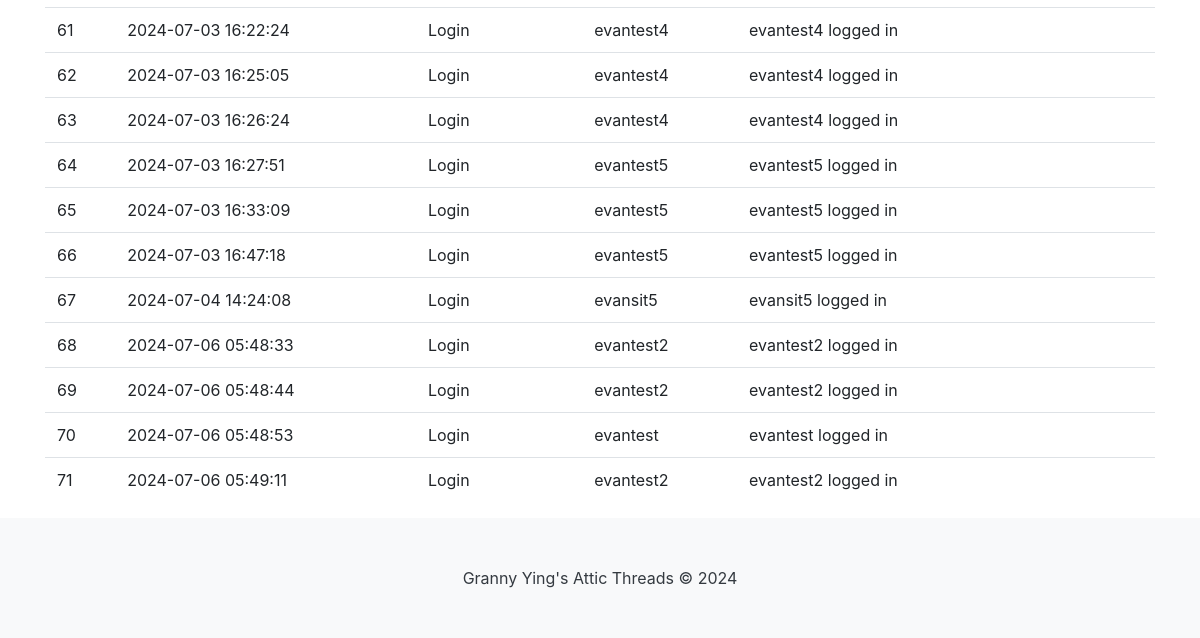
Page /logs (lower part) on the earlier database version.
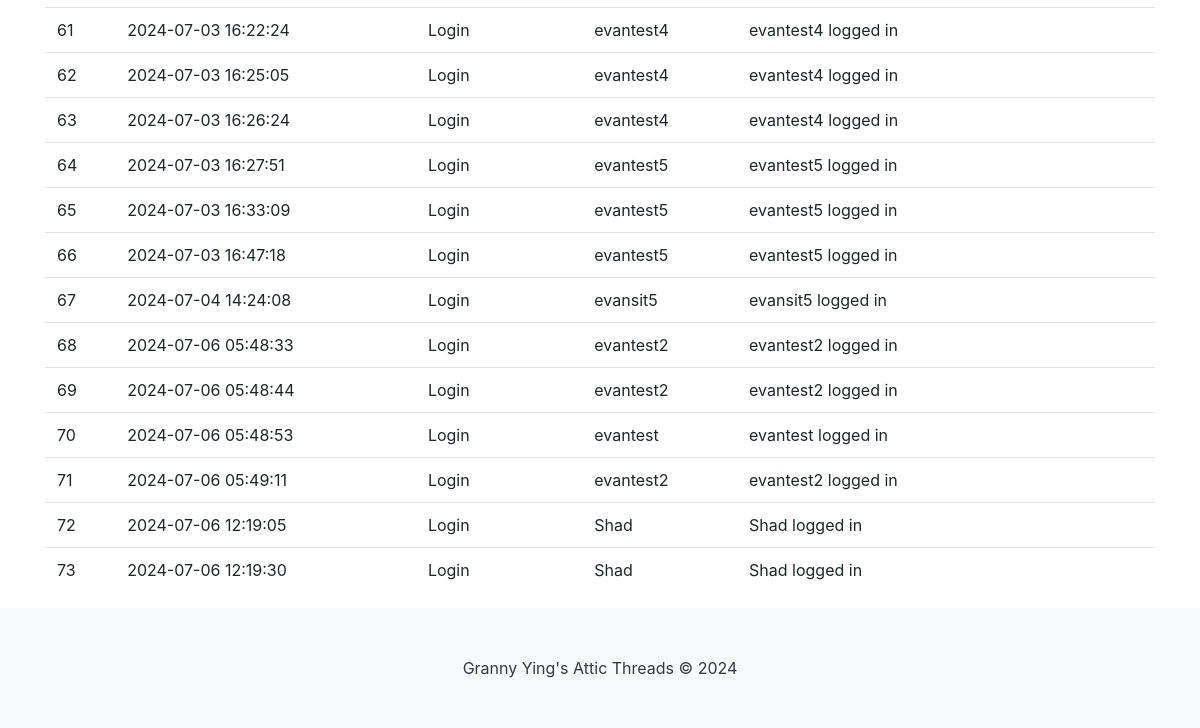
Same page on the later database version.
### tables this page shows
CREATE TABLE Logs (
        id INTEGER PRIMARY KEY AUTOINCREMENT,
        timestamp TEXT DEFAULT CURRENT_TIMESTAMP,
        event_type TEXT,
        user_id INTEGER,
        details TEXT
    );

### app.py (the view)
@app.route("/logs")
def logs():
    con = sqlite3.connect("database.db")
    con.row_factory = sqlite3.Row
    cur = con.cursor()
    cur.execute("SELECT * FROM Logs")
    rows = cur.fetchall()
    con.close()
    return render_template("logs.html", rows=rows)

### app.py (called while the page is built)
@app.before_request
def make_session_permanent():
    session.permanent = True
    app.permanent_session_lifetime = timedelta(minutes=15)
    session.modified = True

### templates/logs.html (shortened to what this page needs)
<html lang="en">
{% include "header.html" %}
<head>
        {% block content %} -->
    <link rel="stylesheet" href="https://stackpath.bootstrapcdn.com/bootstrap/4.3.1/css/bootstrap.min.css">
</head>
<body>
    <div class="container mt-5">
        <table class="table table-hover">
            <tbody>
                {% for row in rows %}
                <tr>
                    <td>{{ row["id"] }}</td>
                    <td>{{ row["timestamp"] }}</td>
                    <td>{{ row["event_type"] }}</td>
                    <td>{{ row["user_id"] }}</td>
                    <td>{{ row["details"] }}</td>
                </tr>
                {% endfor %}
            </tbody>
        </table>
    </div>
    {% include "footer.html" %}
</body>
</html>
{% endblock %}

### templates/header.html (shortened to what this page needs)
<head>
    <link rel="stylesheet" type="text/css" href="{{ url_for('static', filename='css/site.css')}}" />
    <link rel="stylesheet" href="https://cdn.jsdelivr.net/npm/bootstrap@4.1.3/dist/css/bootstrap.min.css">
    <link rel="stylesheet" href="https://cdn.jsdelivr.net/npm/bootstrap-select@1.13.14/dist/css/bootstrap-select.min.css">
</head>

### templates/footer.html
<footer class="py-5" style="margin-top: auto; background-color: #f8f9fa;">
   <div class="container text-center">
       <span class="text-dark">Granny Ying's Attic Threads &copy; 2024</span>
   </div>
</footer>

### static/css/site.css (style rules this page uses)
html, body { height: 100%; margin: 0; padding: 0; }
body { display: flex; flex-direction: column; }
footer { background-color: rgb(86, 136, 132); width: 100%; flex-shrink: 0; }

Differences in the rows shown:
added Logs: id "72", timestamp "2024-07-06 12:19:05", event_type "Login", user_id "Shad", details "Shad logged in"
added Logs: id "73", timestamp "2024-07-06 12:19:30", event_type "Login", user_id "Shad", details "Shad logged in"
